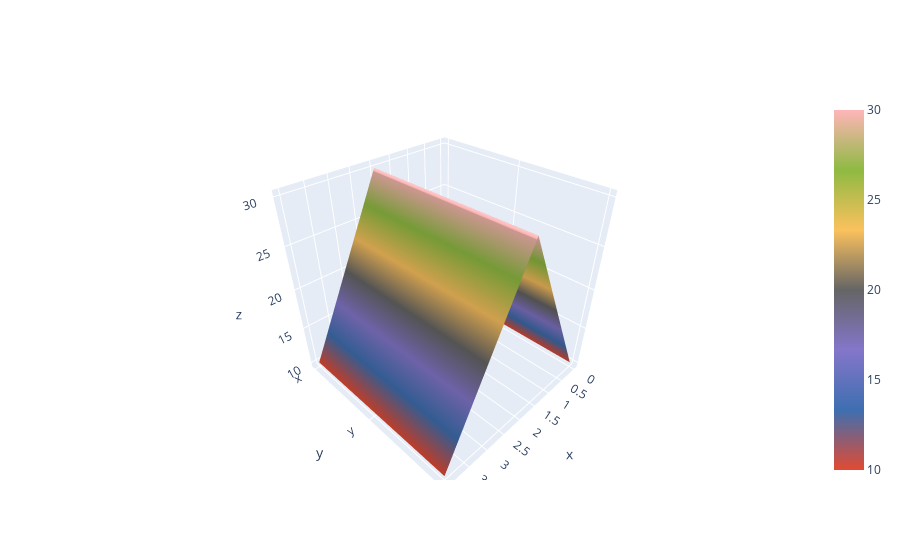

The code cell stored with this chart in its notebook:
### Code cell
fd.iplot(kind = 'surface')

### Figure 1 — Plotly figure (JSON) as saved in the notebook; plotly's stock layout.template omitted (floating-point values rounded to 4 significant figures)
{"data": [{"colorscale": [[0, "rgb(226, 74, 51)"], [0.1667, "rgb(62, 111, 176)"], [0.3333, "rgb(132, 118, 202)"], [0.5, "rgb(101, 101, 101)"], [0.6667, "rgb(251, 193, 94)"], [0.8333, "rgb(142, 186, 66)"], [1, "rgb(255, 181, 184)"]], "type": "surface", "x": [0, 1, 2, 3, 4], "y": ["x", "y", "z"], "z": [[10, 20, 30, 20, 10], [10, 20, 30, 20, 10], [10, 20, 30, 20, 10]]}], "layout": {"legend": {"bgcolor": "#FFFFFF", "font": {"color": "#666666"}}, "paper_bgcolor": "#FFFFFF", "plot_bgcolor": "#E5E5E5", "title": {"font": {"color": "#151516"}}, "xaxis": {"gridcolor": "#F6F6F6", "showgrid": true, "tickfont": {"color": "#666666"}, "title": {"font": {"color": "#666666"}, "text": ""}, "zerolinecolor": "#F6F6F6"}, "yaxis": {"gridcolor": "#F6F6F6", "showgrid": true, "tickfont": {"color": "#666666"}, "title": {"font": {"color": "#666666"}, "text": ""}, "zerolinecolor": "#F6F6F6"}}}
